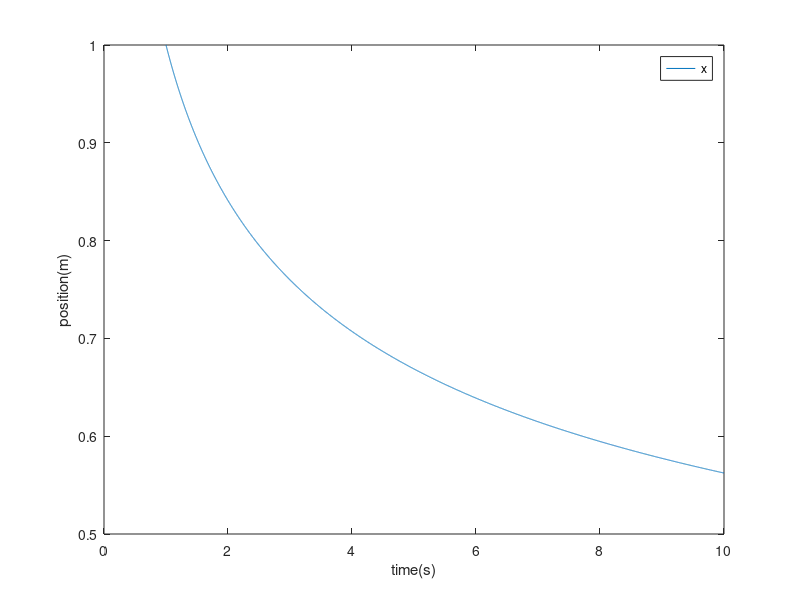

Write the MATLAB code that produced this figure. (Note: this script raises an error after producing the figure.)

h=10
errmax = 0.1
SAFETY=0.9, ERRCON=1.89e-4;
PGROW  = -1/4.0;

errmax = [1:0.001:10];
yy = errmax.^PGROW;


figure(300);
plot(errmax,yy,'-');
xlabel('time(s)');ylabel('position(m)');
legend('x','y','z');


y1=int32(y1);
